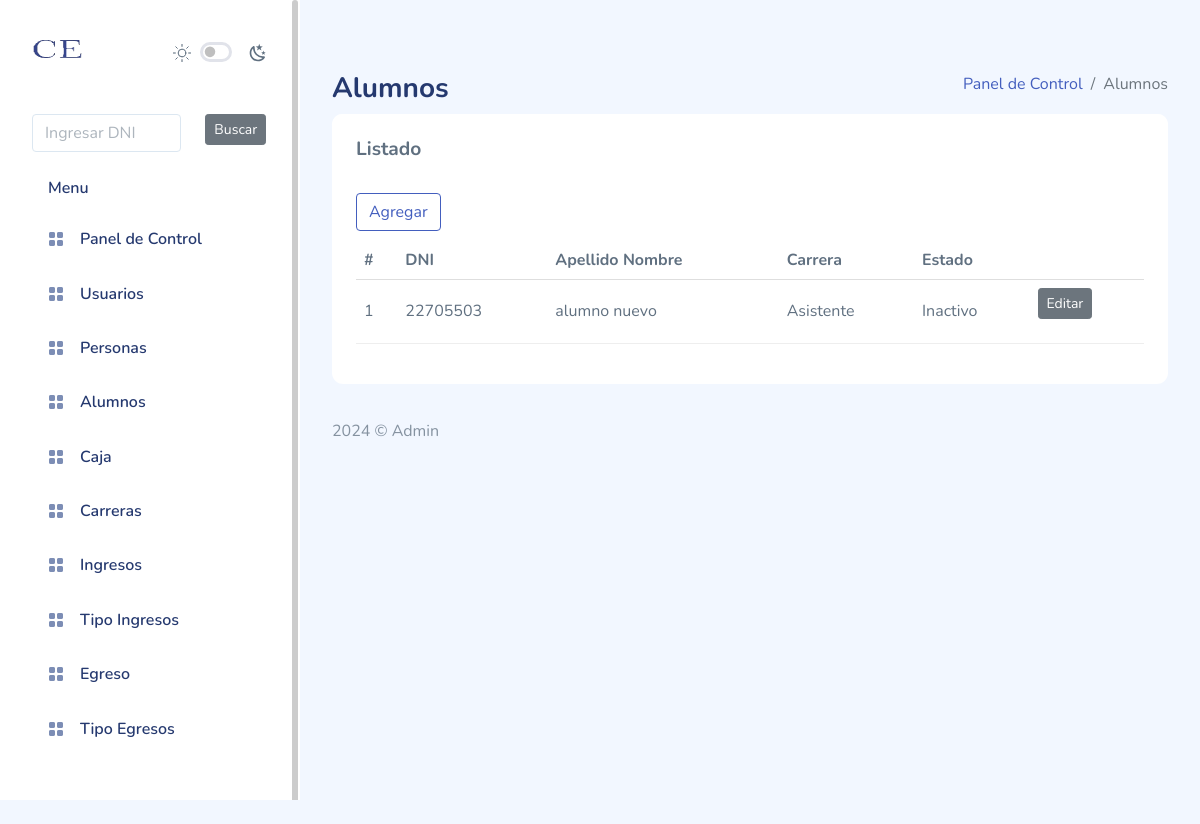
Screenshot of /alumno/index.php (signed in) with the database file from the repository.
### tables this page shows
CREATE TABLE `alumno` (
  `id` int NOT NULL AUTO_INCREMENT,
  `edad` int NOT NULL,
  `gruposanguineo` varchar(10) NOT NULL,
  `persona_id` int NOT NULL,
  `carrera_id` int DEFAULT NULL,
  `estado` varchar(80) DEFAULT NULL COMMENT 'Activo, Inactivo',
  `observacion` varchar(100) DEFAULT NULL,
  PRIMARY KEY (`id`),
  UNIQUE KEY `relapersona` (`persona_id`),
  CONSTRAINT `alumno_ibfk_1` FOREIGN KEY (`persona_id`) REFERENCES `persona` (`id`) ON DELETE CASCADE ON UPDATE CASCADE
);

CREATE TABLE `persona` (
  `id` int NOT NULL AUTO_INCREMENT,
  `apellidonombre` varchar(30) NOT NULL,
  `dni` int NOT NULL,
  `domicilio` varchar(50) NOT NULL,
  `cel1` varchar(11) NOT NULL,
  `cel2` varchar(11) NOT NULL,
  `mail` varchar(35) NOT NULL,
  PRIMARY KEY (`id`),
  UNIQUE KEY `apellidonombre` (`apellidonombre`) USING BTREE,
  UNIQUE KEY `dniunico` (`dni`)
);

CREATE TABLE `carrera` (
  `id` int NOT NULL AUTO_INCREMENT,
  `nombre` varchar(90) DEFAULT NULL,
  `costo` decimal(18,2) DEFAULT NULL,
  PRIMARY KEY (`id`)
);

### bd/conexion.php (called while the page is built, shortened)
<?php
class Conexion
{
	private static $objCon = null;
	public static function obtenerInstancia()
	{
		if (self::$objCon == null) {
			self::$objCon = mysqli_connect("localhost", "root", "", "bdce");
		}
		return self::$objCon;
	}
}

### alumno/alumno.php (called while the page is built, shortened)
<?php
include_once("../bd/conexion.php");
class Alumno
{
  public function lista()
  {
    $data = array();
    $consulta = "SELECT
    persona.`apellidonombre` AS apellidonombre,
    persona.`dni` AS dni,
    alumno.`edad` AS edad,
    alumno.`estado` AS estado,
    carrera.`nombre` AS carrera,
    alumno.`id` AS id
    FROM
        `alumno`
        INNER JOIN `carrera`
            ON (`alumno`.`carrera_id` = `carrera`.`id`)
        INNER JOIN `persona`
            ON (`alumno`.`persona_id` = `persona`.`id`);";
    $rs = mysqli_query(conexion::obtenerInstancia(), $consulta);
    if (mysqli_num_rows($rs) > 0) {
      while ($fila = mysqli_fetch_assoc($rs)) {
        $data[] = $fila;
      }
    }
    return $data;
  }
}

### alumno/index.php (the view, shortened to what this page needs)
<?php
include("../cabecera.php");
include("../menu.php");
include("alumno.php");
?>
<div id="main">
    <div class="page-heading">
        <div class="page-title">
            <div class="row">
                <div class="col-12 col-md-6 order-md-1 order-last">
                    <h3>Alumnos</h3>
                </div>
                <div class="col-12 col-md-6 order-md-2 order-first">
                    <nav aria-label="breadcrumb" class="breadcrumb-header float-start float-lg-end">
                        <ol class="breadcrumb">
                            <li class="breadcrumb-item"><a href="../panelcontrol/index.php">Panel de Control</a></li>
                            <li class="breadcrumb-item active" aria-current="page">Alumnos</li>
                        </ol>
                    </nav>
                </div>
            </div>
        </div>
        <section class="section">
            <div class="card">
                <div class="card-header">
                    <h4 class="card-title">Listado</h4>
                </div>
                <div class="card-body">
                    <div class="buttons">
                        <a href="nuevo.php" class="btn btn-outline-primary">Agregar</a>
                    </div>
                    <table class="table table-flush" id="datatable">
                        <thead class="thead-light">
                            <tr>
                                <th>#</th>
                                <th>DNI</th>
                                <th>Apellido Nombre</th>
                                <th>Carrera</th>
                                <th>Estado</th>
                                <th></th>
                            </tr>
                        </thead>
                        <tbody>
                            <?php
                            $objeto = new Alumno();
                            $usuarios = $objeto->lista();
                            foreach ($usuarios as $item) {
                            ?>
                                <tr>
                                    <td><?php echo $item['id']; ?></td>
                                    <td><?php echo $item['dni']; ?></td>
                                    <td><?php echo $item['apellidonombre']; ?></td>
                                    <td><?php echo $item['carrera']; ?></td>
                                    <td><?php echo $item['estado']; ?></td>
                                    <td>
                                        <form method="POST" role="form" action="editar.php">
                                            <button class="btn btn-sm btn-secondary d-inline-flex align-items-center">Editar</button>
                                        </form>
                                    </td>
                                </tr>
                            <?php
                            }
                            ?>
                        </tbody>
                    </table>
                </div>
            </div>
        </section>
        <?php
        include("../pie.php");
        ?>

### rows the page displays
alumno: id "1", persona.dni "22705503", persona.apellidonombre "alumno nuevo", carrera.nombre "Asistente", estado "Inactivo"
